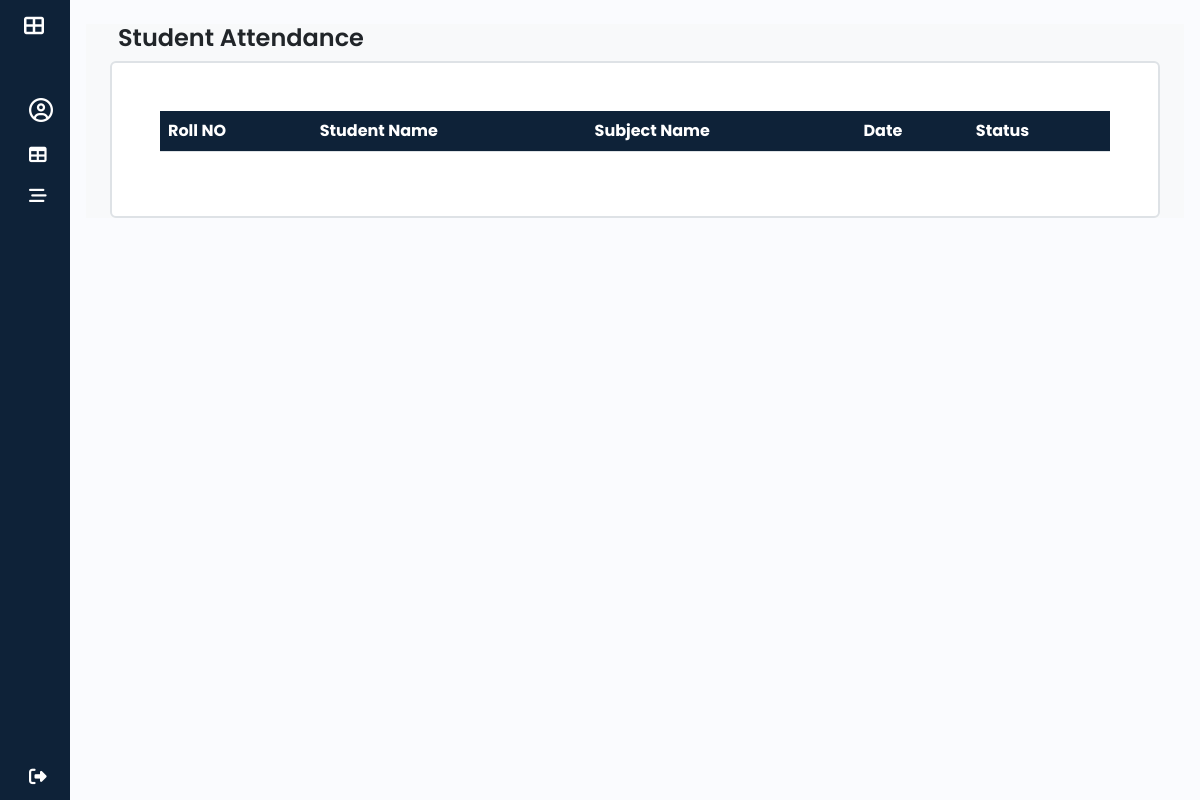
The app's page /student/viewAttendance/ (signed in), older data.
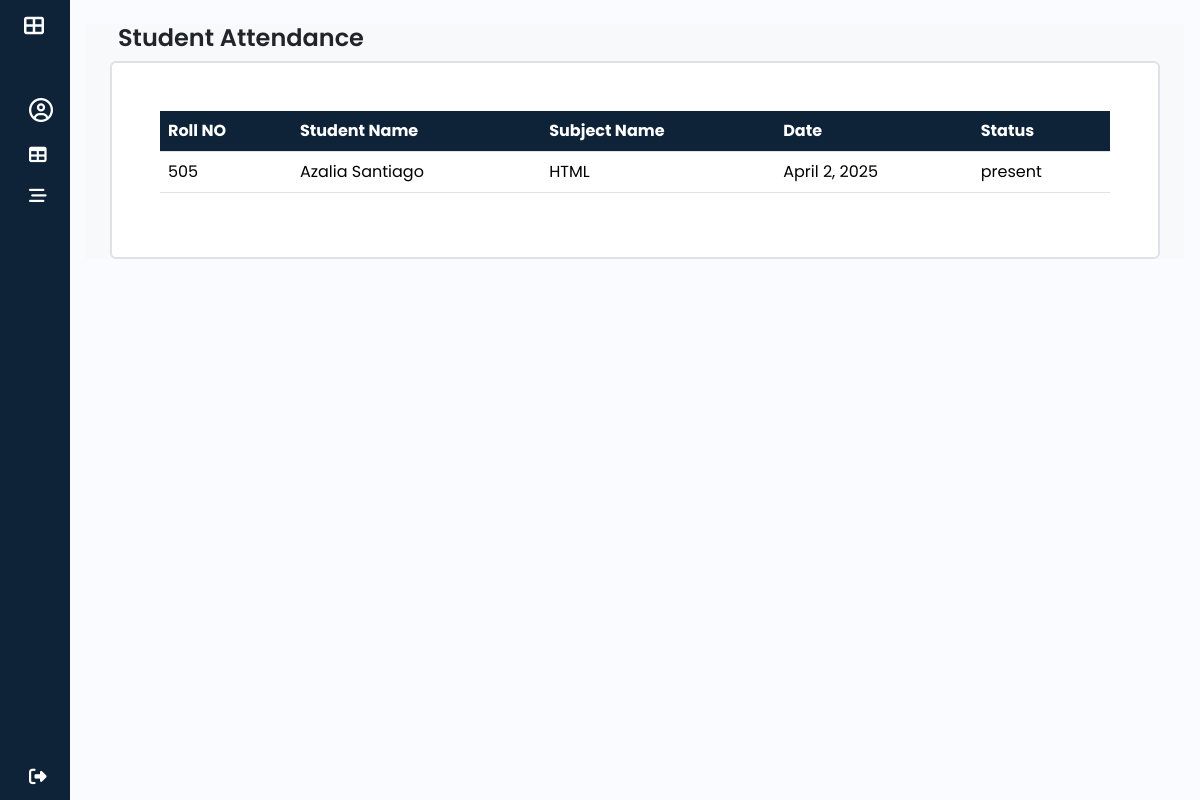
The same page, newer data.
### attendance/models.py (models this page shows, shortened)
class Attendance(models.Model):
    PRESENTY_CHOICES = [
        ('Present', 'Present'),
        ('Absent', 'Absent'),
    ]
    student = models.ForeignKey(Student, on_delete=models.CASCADE, related_name='attendances')
    subject = models.ForeignKey(Subject, on_delete=models.CASCADE, related_name='attendances')
    batch = models.ForeignKey(Batch, on_delete=models.CASCADE,null=True, blank=True)
    teacher = models.ForeignKey(Teacher, on_delete=models.CASCADE,null=True, blank=True)
    date = models.DateField(default=timezone.now)  # Default to today
    is_present = models.CharField(max_length=10, choices=PRESENTY_CHOICES, default='Absent')
    created_at = models.DateTimeField(auto_now_add=True)
    updated_at = models.DateTimeField(auto_now=True)
    class Meta:
        ordering = ['-date']
        unique_together = ('student', 'subject', 'date')  # Prevent duplicate attendance for the same student

class Student(models.Model):
    id = models.AutoField(primary_key=True)
    user = models.OneToOneField(User, on_delete=models.CASCADE, related_name="student_model")
    course_id = models.ForeignKey(Course, on_delete=models.DO_NOTHING, null=True, blank=True)
    batch = models.ForeignKey(Batch, on_delete=models.DO_NOTHING, null=True, blank=True,related_name="students")
    roll_no = models.CharField(max_length=10)
    phone_no = models.CharField(max_length=10, unique=True, null=True, blank=True)
    email = models.EmailField()
    gender = models.CharField(max_length=10,default='male',null=True,blank=True)
    address = models.TextField(null=True,blank=True)
    profile_pic = models.FileField(upload_to='profile_pics/',null=True,blank=True)
    is_active = models.BooleanField(default=True)
    created_at = models.DateTimeField(auto_now_add=True,blank=True,null=True)
    updated_at = models.DateTimeField(auto_now=True,blank=True,null=True)

class User(AbstractUser):
    USER_TYPE = [
        ('ADMIN', 'Admin'),
        ('STUDENT','student'),
        ('TEACHER','teacher'),
    ]
    user_type = models.CharField(max_length=25,choices = USER_TYPE,default='STUDENT',null=False,blank=False)
    profile_pic = models.ImageField(upload_to='profile_pics/',null=True,blank=True)
    email_verified = models.BooleanField(default=False)
    otp = models.CharField(max_length=6, blank=True, null=True)
    groups = models.ManyToManyField(
        Group,
        related_name="custom_user_groups",  # Avoids conflict with auth.User.groups
        blank=True
    )
    user_permissions = models.ManyToManyField(
        Permission,
        related_name="custom_user_permissions",  # Avoids conflict with auth.User.user_permissions
        blank=True
    )

class Subject(models.Model):
    name = models.CharField(max_length=100)
    course = models.ForeignKey(Course,on_delete=models.SET_NULL,null=True,blank=True)
    teacher = models.ForeignKey(Teacher,on_delete=models.SET_NULL,null=True,blank=True,related_name='teacher_subject')
    created_at = models.DateTimeField(auto_now_add=True,blank=True,null=True)
    updated_at = models.DateTimeField(auto_now=True,blank=True,null=True)

### ITP_STU_ATTENDANCE/studentViews.py (the view)
# urls.py: path('student/viewAttendance/',studentViews.view_attendance,name='view_attendance'),
def view_attendance(request):
    student = get_object_or_404(Student, user=request.user)
    attendances = Attendance.objects.filter(student=student)
    return render(request,'student/view_attendance.html',{'attendances':attendances,'student':student})

### templates/student/view_attendance.html (shortened to what this page needs)
{% extends "base.html" %}
{% block content %}
<section class="container-fluid bg-light" id='main-content'>
    <section class="container">
        <h1 class="m-2">Student Attendance</h1>
        <div class="content bg-white p-5 my-auto border border-2 rounded">
            <table class="table table-hover">
                <thead class="table " style="--bs-table-bg: #0e2238;">
                    <th scope="col" class="text-white">Roll NO</th>
                    <th scope="col" class="text-white">Student Name</th>
                    <th scope="col" class="text-white">Subject Name</th>
                    <th scope="col" class="text-white">Date</th>
                    <th scope="col" class="text-white">Status</th>
                </thead>
                <tbody>
                    {% for attendance in attendances %}
                        <tr>
                            <td>{{ attendance.student.roll_no }}</td>
                            <td>{{ attendance.student.user.get_full_name }}</td>
                            <td>{{ attendance.subject.name }}</td>
                            <td>{{ attendance.date }}</td>
                            <td>{{ attendance.is_present }}</td>
                        </tr>
                    {% endfor %}
                </tbody>
              </table>
        </div>
    </section>
</section>
{% endblock content %}

Row changes from the older to the newer data that the page shows:
added Attendance: student.roll_no "505", student.user.get_full_name "Azalia Santiago", subject.name "HTML", date "April 2, 2025", is_present "present"
